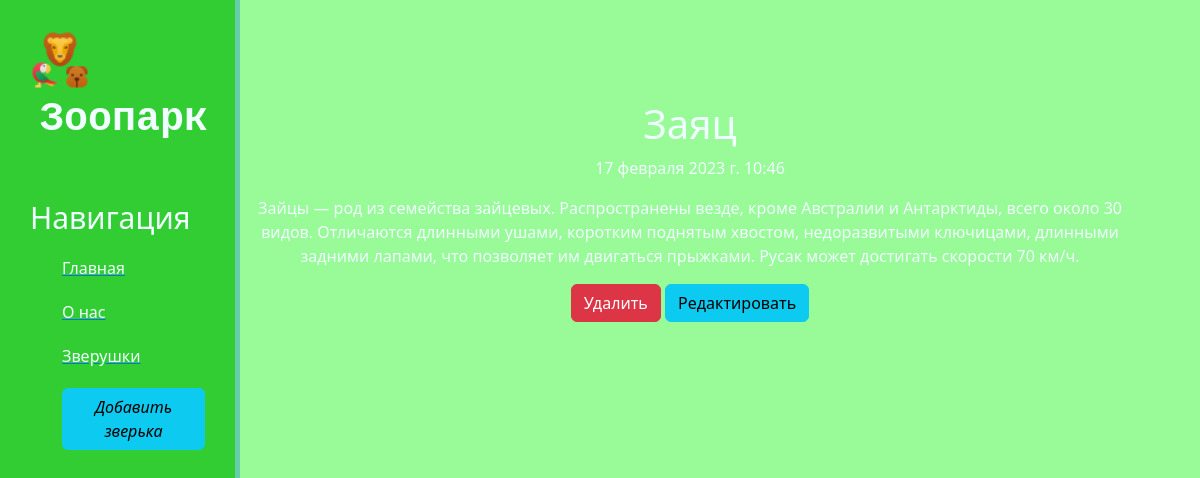
Screenshot of /news/1 with the database file from the repository.
### news/models.py (models this page shows, shortened)
class Articles(models.Model):
    kind = models.CharField('Вид животного', max_length=50)
    name = models.CharField('Имя', max_length=250)
    full_text = models.TextField('Описание')
    date = models.DateTimeField('Дата публикации')
    img = models.ImageField(upload_to='%Y/%m/%d', verbose_name='Фотография')
    class Meta:
        verbose_name='Зверь'
        verbose_name_plural = 'Зверушки'

### news/views.py (the view)
# urls.py: path('<int:pk>', views.NewsDetailView.as_view(), name='news-detail'),
class NewsDetailView(DetailView):
    model=Articles
    template_name = 'news/detail_view.html'
    context_object_name = 'article'

### news/templates/news/detail_view.html (shortened to what this page needs)
{% extends 'main/wer.html' %}
{% load static %}
{% block content %}
    <div class="features">
        <h1>{{ article.kind }}</h1>
        <p>{{article.date}}</p>
        <p>{{article.full_text}}</p>
        <a href="{% url 'news-delete' article.id %}"class="btn btn-danger">Удалить</a>
        <a href="{% url 'news-update' article.id %}"class="btn btn-info">Редактировать</a>
    </div>
{% endblock %}

### main/static/main/css/main.css (style rules this page uses)
body { background: #98FB98; }
main .features { float: left; color: azure; margin-top: 100px; text-align: center; width: 75%; }

### rows the page displays
Articles: kind "Заяц", date "17 февраля 2023 г. 10:46", full_text "Зайцы — род из семейства зайцевых. Распространены везде, кроме Австралии и Антарктиды, всего около 30 видов. Отличаются длинными ушами, коротким поднятым хвостом, недоразвитыми ключицами, длинными задними лапами, что позволяет им двигаться прыжками. Русак может достигать скорости 70 км/ч."
